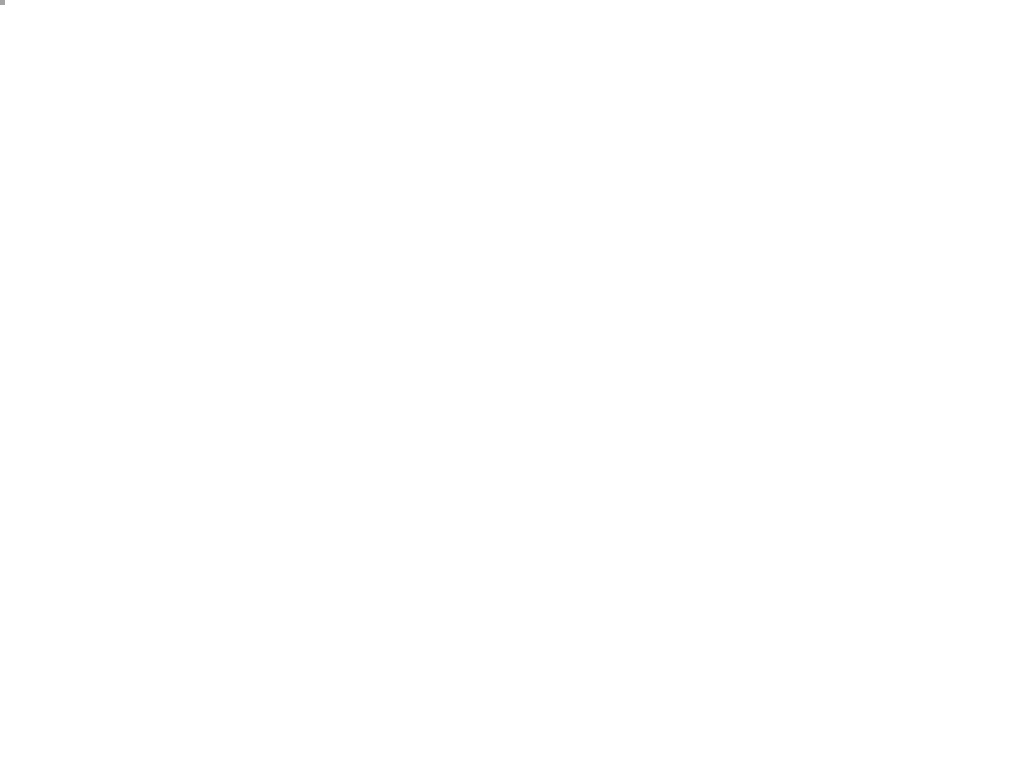
Frame 1 (no input)
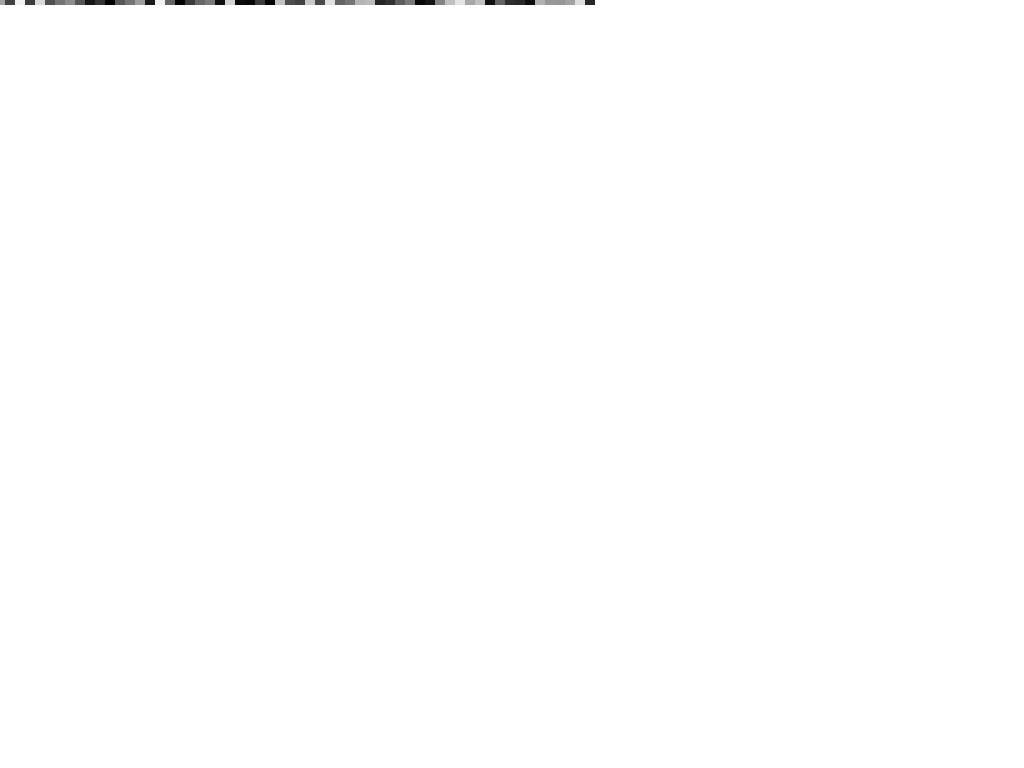
Frame 60 (the mouse pressed at the canvas centre just before this capture)
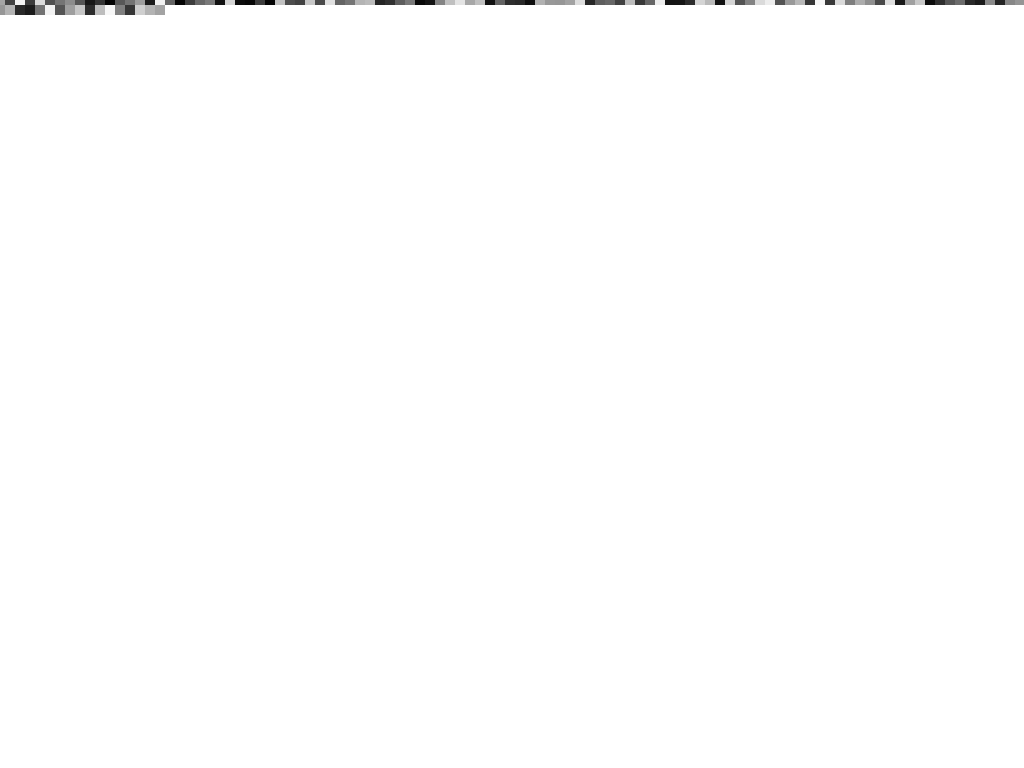
Frame 120 (the mouse held since frame 60 and released just before this capture)

The Processing sketch that drew these frames (run headless with seeded random() and noise(); from frame 60 on, the mouse is pressed at the canvas centre):

// Processing sketch: Random
// ── Random.pde
float x = 0;
float y = 0;

void setup() {
  size(1024, 768);
  background(255);
  noStroke();
  rectMode(CENTER);
}

void draw() {
  float mSize = 10;
  float mStep = 10;
  float mShade = random(0, 255);

  fill(mShade);
  rect(x, y, mSize, mSize);
  x = x + mStep;
  
  if (x > width) {
    x = 0;
    y = y + mStep;
  }
}
